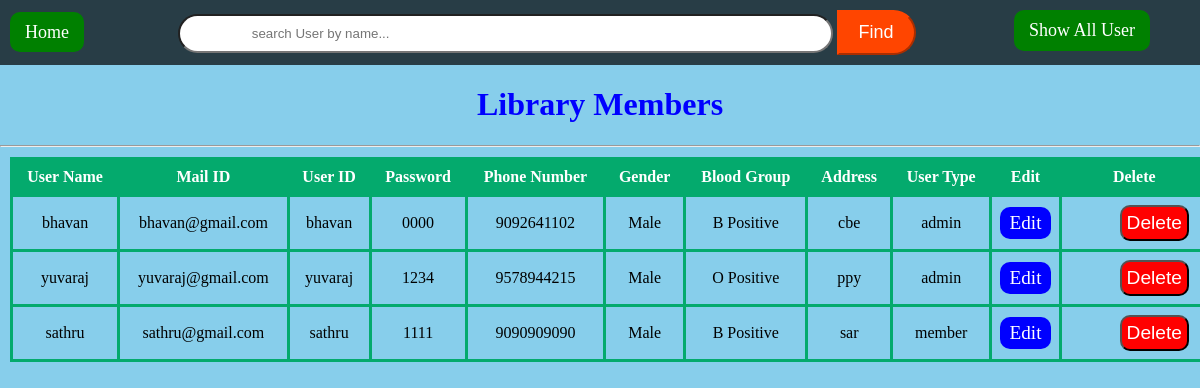
The app's page /searchUser, older data.
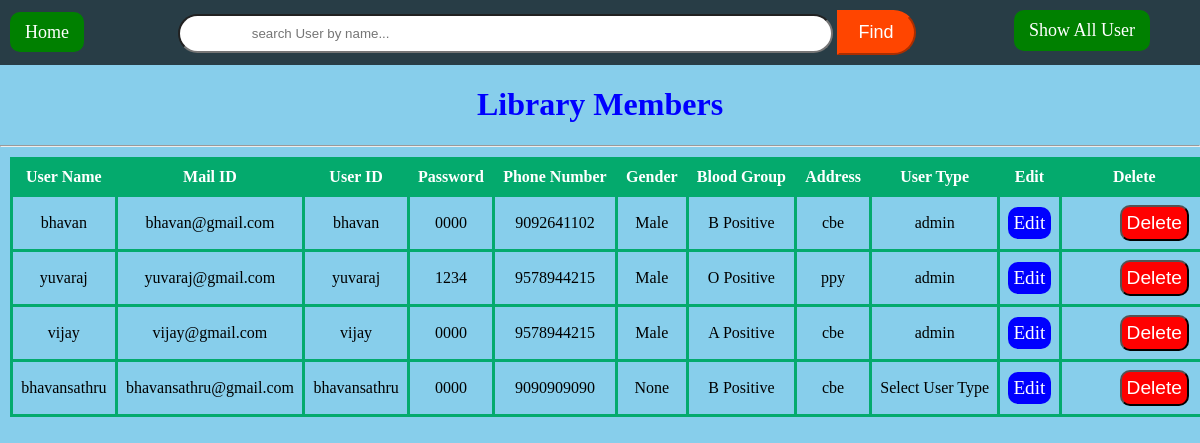
The same page, newer data.
### tables this page shows
CREATE TABLE users(name text, email text,userId text primary key,
         password text, phno integer, gender text, bloodgroup text, address text, userType text);

### app.py (the view)
@app.route("/searchUser", methods = ['POST', 'GET'])
def searchUser():
   mydb = sqlite3.connect("lbms.db")
   mycursor = mydb.cursor()
   mycursor.execute("select * from users")
   datas = mycursor.fetchall()
   if request.method == 'POST':
      name = request.form.get("name")
      mycursor.execute("select * from users where name like ? order by name asc", ('%'+name+'%',))
      datas = mycursor.fetchall()
   mycursor.close()
   mydb.commit()
   mydb.close()
   return render_template("searchUser.html", users = datas)

### templates/searchUser.html (shortened to what this page needs)
<!DOCTYPE html>
<html lang="en">
<head>
    <link rel="stylesheet" href="{{url_for('static',filename = 'css/table.css')}}">
</head>
<body>
    <nav>
        <a href="/home" >Home</a>
        <form action="/searchUser" method="post">
            <input type="search" name="name" id="" placeholder="search User by name..." required>
            <input type="submit" value="Find">
        </form>
        <a href="/searchUser" class="all-user">Show All User</a>
    </nav>
    <h1>Library Members</h1>
    <hr>
    <div>
        <table>
            <thead>
                <tr>
                    <th>User Name</th>
                    <th>Mail ID</th>
                    <th>User ID</th>
                    <th>Password</th>
                    <th>Phone Number</th>
                    <th>Gender</th>
                    <th>Blood Group</th>
                    <th>Address</th>
                    <th>User Type</th>
                    <th>Edit</th>
                    <th>Delete</th>
                </tr>
            </thead>
            {% for user in users %}
                <tr>
                    <td>{{user[0]}}</td>
                    <td>{{user[1]}}</td>
                    <td>{{user[2]}}</td>
                    <td>{{user[3]}}</td>
                    <td>{{user[4]}}</td>
                    <td>{{user[5]}}</td>
                    <td>{{user[6]}}</td>
                    <td>{{user[7]}}</td>
                    <td>{{user[8]}}</td>
                    <td><a class="btn-edit" href="{{url_for('editUser',userID=user[2])}}">Edit</a></td>
                    <td style="width: 50px;"><form action="/deleteUser/{{user[2]}}"
                        method="post"
                        onsubmit="return confirm('Are you sure you wish to delete?');">
                        <input  class="btn-delete" type="submit" value="Delete">
                    </form></td>
                </tr>
            {% endfor %}
        </table>
    </div>
</body>
</html>

### static/css/table.css (style rules this page uses)
body { margin: 0px; padding: 0px; background-color:skyblue; }
nav { background-color:rgba(0,0,0,.7); padding: 10px 0px 10px 10px; }
nav a { background-color: green; font-size: large; color: white; text-decoration: none; padding : 10px 15px; border-radius: 10px; }
form, input[type = "search"] { width: 55%; padding: 10px; margin-left: 40px; border-radius: 50px; text-indent: 10%; display: inline; }
nav input[type = "submit"] { background-color: orangered; border-radius: 0px 25px 25px 0px; font-size: large; padding: 10px 20px; color: white; border-color:orangered; }
h1 { text-align: center; color: blue; }
.all-user, .all-book { float: right; margin-right: 50px; }
table { border-collapse: collapse; width: 100%; margin: 10px; }
th { background-color: #04AA6D; color: white; }
th, td { border: 3px solid #04AA6D; text-align: center; padding: 8px; }
.btn-edit { display: block; align-items: center; text-decoration: none; background-color: blue; font-size: larger; color: white; border-radius: 10px; padding: 5px; }
.btn-delete { margin:none; padding: 5px; background-color: red; font-size: larger; color: white; border-radius: 10px; align-items: left; }

Row changes from the older to the newer data that the page shows:
removed users: name "sathru", email "sathru@gmail.com", userId "sathru", password "1111", phno "9090909090", gender "Male", bloodgroup "B Positive", address "sar", userType "member"
added users: name "vijay", email "vijay@gmail.com", userId "vijay", password "0000", phno "9578944215", gender "Male", bloodgroup "A Positive", address "cbe", userType "admin"
added users: name "bhavansathru", email "bhavansathru@gmail.com", userId "bhavansathru", password "0000", phno "9090909090", user "None", bloodgroup "B Positive", address "cbe", userType "Select User Type"
